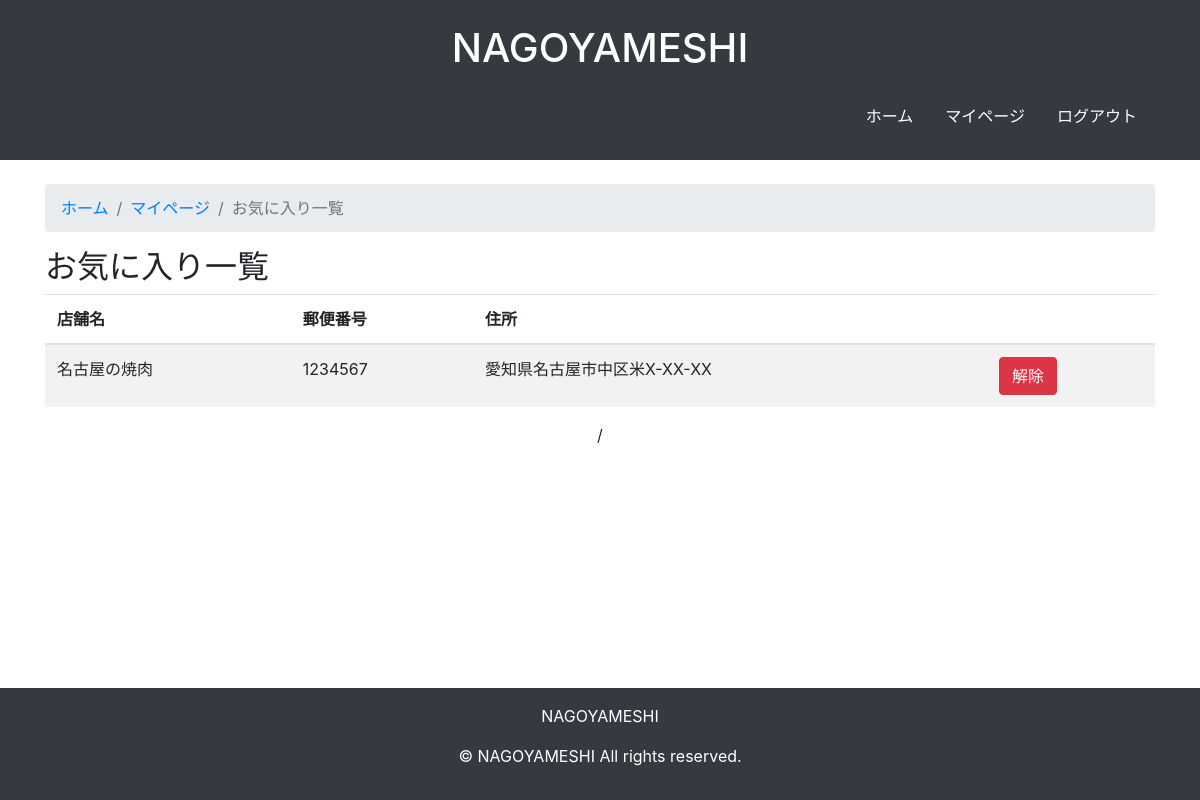
The app's page /mypage/2/favorites/ (signed in) with its own data.
### tabelog/models.py (models this page shows, shortened)
class Favorite(models.Model):
    user = models.ForeignKey(User, on_delete=models.CASCADE)
    store = models.ForeignKey(Store, on_delete=models.CASCADE)
    created_at = models.DateTimeField(auto_now_add=True)
    updated_at = models.DateTimeField(auto_now=True)
    class Meta:
        unique_together = ('user', 'store')

class Store(models.Model):
    store_id = models.AutoField(primary_key=True)
    category = models.ForeignKey(Category, on_delete=models.CASCADE, related_name='stores')
    name = models.CharField("店舗名", max_length=264)
    image = models.ImageField("画像", upload_to='store_images/', blank=True, null=True)
    description = models.TextField("説明")
    lowest_price = models.IntegerField("価格帯(下限)")
    highest_price = models.IntegerField("価格帯(上限)")
    opening_time = models.TimeField("営業時間(開店)")
    closing_time = models.TimeField("営業時間(閉店)")
    postal_code = models.CharField("郵便番号", max_length=11)
    address = models.CharField("住所", max_length=264)
    phone_number = models.CharField("電話番号", max_length=55)
    seating_capacity = models.IntegerField("座席数")
    regular_holiday = models.CharField("定休日", max_length=55)
    created_at = models.DateTimeField("登録日", default=timezone.now)
    updated_at = models.DateTimeField("更新日", auto_now=True)

### tabelog/views.py (the view)
# urls.py: path('mypage/<int:pk>/favorites/', views.FavoriteListView.as_view(), name='favorite_list'),
class FavoriteListView(PremiumUserRequiredMixin, generic.ListView):
    model = Favorite
    template_name = 'tabelog/favorite_list.html'
    context_object_name = 'favorites'
    def get_queryset(self):
        return Favorite.objects.filter(user=self.request.user)

### tabelog/views.py (called while the page is built)
    def test_func(self):
        return self.request.user.member_type == '2'

### tabelog/templates/tabelog/favorite_list.html (shortened to what this page needs)
{% extends 'base.html' %}
{% load static %}
{% block content %}
    <div class="container mt-4">
        <nav aria-label="breadcrumb">
            <ol class="breadcrumb">
                <li class="breadcrumb-item"><a href="{% url 'tabelog:index' %}">ホーム</a></li>
                <li class="breadcrumb-item"><a href="{% url 'tabelog:mypage' user.pk %}">マイページ</a></li>
                <li class="breadcrumb-item active" aria-current="page">お気に入り一覧</li>
            </ol>
        </nav>
        <h2>お気に入り一覧</h2>
        <table class="table table-striped">
            <thead>
                <tr>
                    <th>店舗名</th>
                    <th>郵便番号</th>
                    <th>住所</th>
                    <th></th>
                </tr>
            </thead>
            <tbody>
                {% for favorite in favorites %}
                    <tr>
                        <td>{{ favorite.store.name }}</td>
                        <td>{{ favorite.store.postal_code }}</td>
                        <td>{{ favorite.store.address }}</td>
                        <td>
                            <form method="post" action="{% url 'tabelog:remove_favorite' favorite.store.pk %}">
                                <button type="submit" class="btn btn-danger" onclick="return confirm('解除してよいですか？')">解除</button>
                            </form>
                        </td>
                    </tr>
                {% endfor %}
            </tbody>
        </table>
        <ul class="pagination justify-content-center">
           {{ page_obj.number }}/{{ page_obj.paginator.num_pages }}
        </ul>
    </div>
{% endblock %}

### records on screen
Favorite: store.name "名古屋の焼肉", store.postal_code "1234567", store.address "愛知県名古屋市中区米X-XX-XX"
